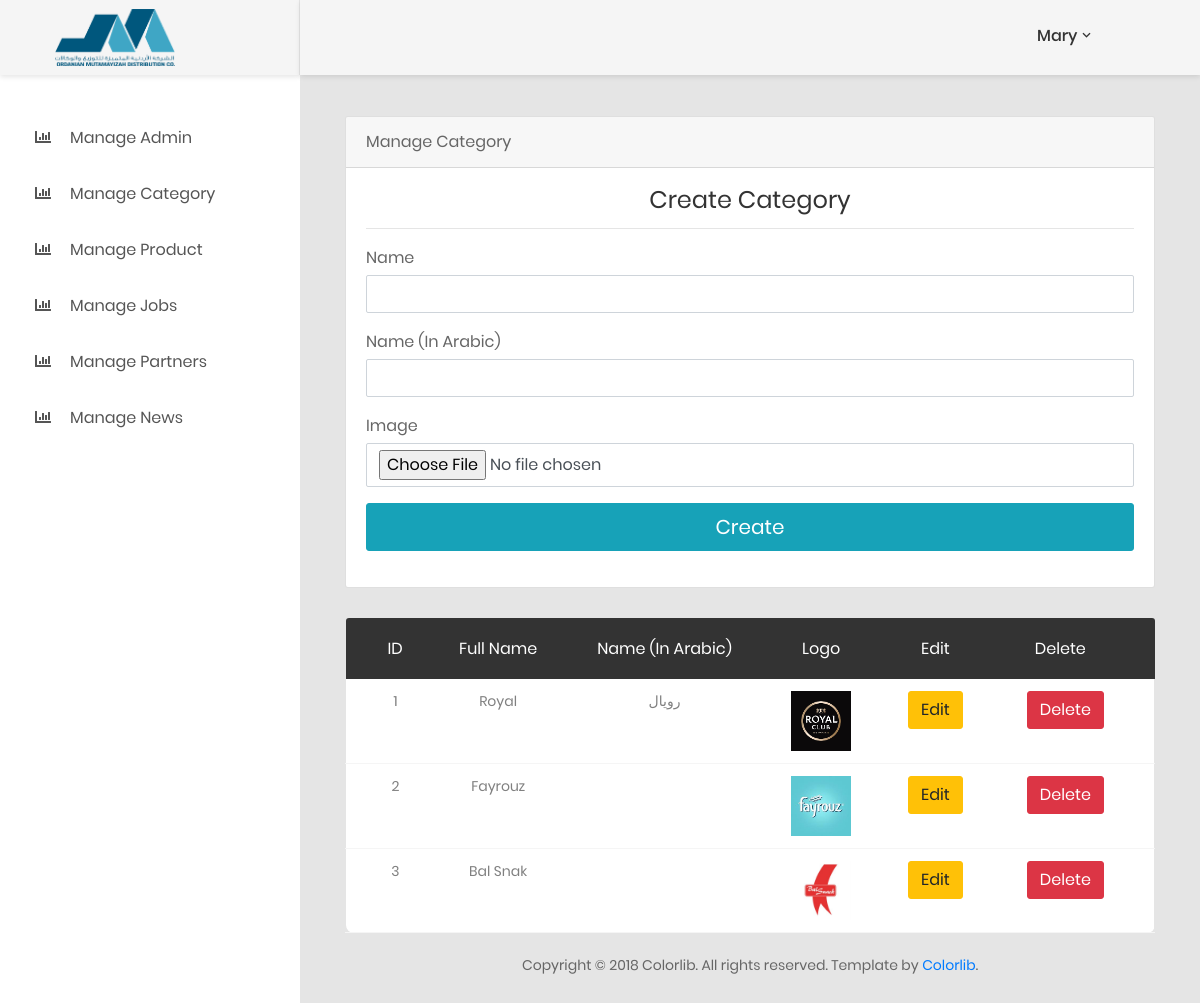
Screenshot of /admin/manage_category.php (signed in) with the database file from the repository.
### tables this page shows
CREATE TABLE `category` (
  `cat_id` int(3) NOT NULL,
  `cat_name` varchar(255) NOT NULL,
  `cat_nameAr` varchar(255) NOT NULL,
  `cat_img` text NOT NULL
);

### admin/manage_category.php (the view, shortened to what this page needs)
<?php include'includes/admin_header.php'; ?>
<?php include'includes/connection.php'; ?>
<div class="main-content">
    <div class="section__content section__content--p30">
        <div class="container-fluid">
            <div class="row">
                <div class="col-lg-12">
                    <div class="card">
                        <div class="card-header">Manage Category</div>
                        <div class="card-body">
                            <div class="card-title">
                                <h3 class="text-center title-2">Create Category</h3>
                            </div>
                            <hr>
                            <form action="manage_category.php" method="post" novalidate="novalidate" enctype="multipart/form-data">
                                <div class="form-group">
                                    <label for="cc-number" class="control-label mb-1">Name</label>
                                    <input id="cc-number" name="name" type="text"
                                    class="form-control cc-number identified visa"
                                    required>
                                </div>
                                <div class="form-group">
                                    <label for="cc-number" class="control-label mb-1">Name (In Arabic)</label>
                                    <input id="cc-number" name="nameAr" type="text" class="form-control cc-number identified visa" required>
                                </div>
                                <div class="form-group has-success">
                                    <label for="cc-name" class="control-label mb-1">Image</label>
                                    <input id="cc-name" name="image" type="file" class="form-control cc-name valid" required>
                                </div>
                                <div>
                                    <button id="payment-button" type="submit" class="btn btn-lg btn-info btn-block" name="submit">
                                        <span id="payment-button-amount">Create</span>
                                    </button>
                                </div>
                            </form>
                        </div>
                    </div>
                    <table class="table table-borderless table-data3 ">
                        <thead>
                            <tr >
                                <div>
                                <th class="text-center">ID</th>
                                <th class="text-center">Full Name</th>
                                <th class="text-center">Name (In Arabic)</th>
                                <th class="text-center">Logo</th>
                                <th class="text-center">Edit</th>
                                <th class="text-center">Delete</th>
                                </div>
                            </tr>
                        </thead>
                        <tbody>
                            <?php
                            $query = "select * from category";
                            $result = mysqli_query($conn, $query);
                            while ($adminset = mysqli_fetch_assoc($result)) {
                                echo "<tr class='text-center'>";
                                echo "<td> {$adminset['cat_id']}</td>";
                                echo "<td> {$adminset['cat_name']}</td>";
                                echo "<td> {$adminset['cat_nameAr']}</td>";
                                echo "<td> <img src='category_img/{$adminset['cat_img']}' width='60' height='60'></td>";
                                echo "<td> <a href='edit_category.php?cat_id={$adminset['cat_id']}' class='btn btn-warning'>Edit</td>";
                                echo "<td> <a href='delete_category.php?cat_id={$adminset['cat_id']}' class='btn btn-danger'>Delete</td>";
                                echo "</tr>";
                            }
                            ?>
                        </tbody>
                    </table>
                </div>
            </div>
        </div>
    </div>
</div>
<?php include'includes/admin_footer.php'; ?>

### admin/includes/admin_header.php (shortened to what this page needs)
<?php
include'includes/connection.php';
?>
<!DOCTYPE html>
<html lang="en">
    <head>
        <link href="css/font-face.css" rel="stylesheet" media="all">
        <link href="vendor/font-awesome-4.7/css/font-awesome.min.css" rel="stylesheet" media="all">
        <link href="vendor/font-awesome-5/css/fontawesome-all.min.css" rel="stylesheet" media="all">
        <link href="vendor/mdi-font/css/material-design-iconic-font.min.css" rel="stylesheet" media="all">
        <link href="vendor/bootstrap-4.1/bootstrap.min.css" rel="stylesheet" media="all">
        <link href="vendor/animsition/animsition.min.css" rel="stylesheet" media="all">
        <link href="vendor/bootstrap-progressbar/bootstrap-progressbar-3.3.4.min.css" rel="stylesheet" media="all">
        <link href="vendor/wow/animate.css" rel="stylesheet" media="all">
        <link href="vendor/css-hamburgers/hamburgers.min.css" rel="stylesheet" media="all">
        <link href="vendor/slick/slick.css" rel="stylesheet" media="all">
        <link href="vendor/select2/select2.min.css" rel="stylesheet" media="all">
        <link href="vendor/perfect-scrollbar/perfect-scrollbar.css" rel="stylesheet" media="all">
        <link href="css/theme.css" rel="stylesheet" media="all">
        <link href="css/mystyles.css" rel="stylesheet" media="all">
    </head>
    <body class="animsition">
        <div class="page-wrapper">
            <aside class="menu-sidebar d-none d-lg-block">
                <div class="logo">
                    <a href="../index.php">
                        <img src="images/logo.png" width="120" height="90" alt="Cool Admin" style="margin-left: 20px;" />
                    </a>
                </div>
                <div class="menu-sidebar__content js-scrollbar1">
                    <nav class="navbar-sidebar">
                        <ul class="list-unstyled navbar__list">
                            <li class="has-sub">
                                <a class="js-arrow" href="manage_admin.php">
                                    <i class="fas fa-chart-bar"></i>Manage Admin</a>
                            </li>
                            <li>
                                <a href="manage_category.php">
                                    <i class="fas fa-chart-bar"></i>Manage Category</a>
                            </li>
                            <li>
                                <a href="manage_product.php">
                                    <i class="fas fa-chart-bar"></i>Manage Product</a>
                            </li>
                            <li>
                                <a href="manage_jobs.php">
                                    <i class="fas fa-chart-bar"></i>Manage Jobs</a>
                            </li>
                            <li>
                                <a href="manage_partners.php">
                                    <i class="fas fa-chart-bar"></i>Manage Partners</a>
                            </li>
                            <li>
                                <a href="manage_news.php">
                                    <i class="fas fa-chart-bar"></i>Manage News</a>
                            </li>
                        </ul>
                    </nav>
                </div>
            </aside>
            <div class="page-container">
                <header class="header-desktop">
                    <div class="section__content section__content--p30">
                        <div class="container-fluid" >
                            <div class="header-wrap" >
                                <div class="header-button" style="width:200px;position:    absolute; right: 20px; top:-25px; margin-top:0px; ">
<?php
$query = "SELECT * from admin where admin_id ={$_SESSION['admin_id']}";
$res   = mysqli_query($conn,$query);
$adminSet = mysqli_fetch_assoc($res);
?>
                                    <div class="account-wrap">
                                        <div class="account-item clearfix js-item-menu pull-right">
                                            <div class="content pull-right">
                                                <a class="js-acc-btn" href="#"><?php echo $adminSet["admin_fullname"]?></a>
                                            </div>
                                        </div>
                                    </div>
                                </div>
                            </div>
                        </div>
                    </div>
                </header>

### rows the page displays
category: cat_id "1", cat_name "Royal", cat_nameAr "رويال", cat_img (picture)
category: cat_id "2", cat_name "Fayrouz", cat_img (picture)
category: cat_id "3", cat_name "Bal Snak", cat_img (picture)

### other values shown
$adminSet["admin_fullname"] "Mary"
